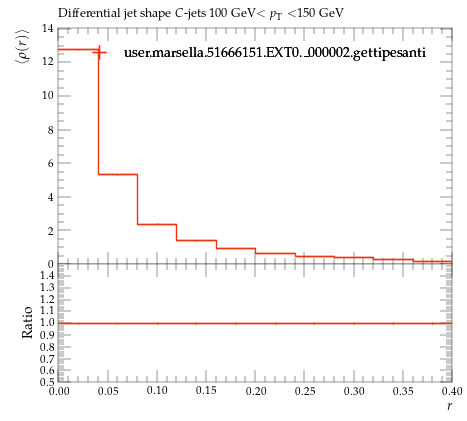

The script that saved this image:
#! /usr/bin/env python

# This Python script was auto-generated using YODA v2.0.2.
# Analysis object: /MC_HFDECAYS/avg_C_jet_rho_100_150
# Timestamp: 24-07-2026 (16:40:05)

import matplotlib as mpl
import matplotlib.pyplot as plt
mpl.use('Agg') # comment out for interactive use
import os
import numpy as np

plotDir = os.path.split(os.path.realpath(__file__))[0]
if 'YODA_USER_PLOT_PATH' in globals():
    plot_outdir = globals()['YODA_USER_PLOT_PATH']
else:
    plot_outdir = plotDir

#plot style
plt.style.use(os.path.join(plotDir, '../default.mplstyle'))
# plot metadata
figW, figH = plt.rcParams['figure.figsize']
ax_xLabel = r'$r$'
ax_yLabel = r'$\langle\rho(r)\rangle$'
ax_title  = r'Differential jet shape $C$-jets 100 GeV$<p_\mathrm{T}<$150 GeV '
ax_xScale = 'linear'
ax_yScale = 'linear'
xLims = (0.0, 0.4)
yLims = (0.0, 14.055250000000001)

# TeX-friendly labels for the legend
labels = {
    'legend' : ([ r"user.marsella.51666151.EXT0.\_000002.gettipesanti" ], r""),
}

# Adjust canvas width and height
canvasW = 10.0
canvasH = 9.0
figW *= canvasW/10.
figH *= canvasH/9.

# Create figure and axis objects
fig, (ax, ratio0_ax) = plt.subplots(2, 1, sharex=True,
                  figsize=(figW,figH), gridspec_kw={'height_ratios': (6.0, 3.0)})

# Set figure margins
plt.subplots_adjust(
    left   = 1.0 * plt.rcParams['figure.subplot.left'],
    right  = 1.0 * plt.rcParams['figure.subplot.right'],
    top    = 1.0 * plt.rcParams['figure.subplot.top'],
    bottom = 1.0 * plt.rcParams['figure.subplot.bottom'])

ratio0_ax.yaxis.set_major_locator(mpl.ticker.MultipleLocator(0.1))
ratio0_ax.set_ylim(0.5, 1.4999)
ratio0_ax.set_ylabel('Ratio')

# the numerical data is stored in a separate file
dataf = dict()
prefix = os.path.split(__file__)[0]
if prefix:    prefix = prefix + '/'
exec(open(prefix+'avg_C_jet_rho_100_150__data.py').read(), dataf)


legend_handles = dict() # keep track of handles for the legend

# style options for curves
# starts at zorder>=5 to draw curve on top of legend
styles = {
  'user.marsella.51666151.EXT0._000002.gettipesanti.yoda.gz': {
    'color' : '#EE3311',
    'linestyle' : '-',
    'linewidth' : 1,
    'marker' : 'none',
    'markersize' : 2,
    'capsize' : 0.0,
    'zorder' : 5,
    'histstyle' : 1,
    'drawstyle' : 'steps-pre',
    'xerrorbars' : 1,
    'yerrorbars' : 1,
    'fillcolor' : None,
    'fillopacity' : 1.0,
    'ratio0_linestyle' : '-',
    'ratio0_linewidth' : 1,
    'ratio0_marker' : 'none',
    'ratio0_markersize' : 2,
    'ratio0_capsize' : 0.0,
    'ratio0_zorder' : 5,
    'ratio0_histstyle' : 1,
    'ratio0_drawstyle' : 'steps-pre',
    'ratio0_xerrorbars' : 1,
    'ratio0_yerrorbars' : 1,
  },
}

# curve from input yoda files in main panel
for label, yvals in dataf['yvals'].items():
    if all(np.isnan(v) for v in dataf['yvals'][label]):
        continue
    tmp = None
    if styles[label]['histstyle']: # draw as histogram
        xpos = dataf['xedges'][label] if styles[label]['drawstyle'] else dataf['xpoints'][label]
        ypos = np.insert(yvals, 0, yvals[0]) if styles[label]['drawstyle'] else yvals
        if styles[label]['fillcolor']: # fill area below curve
            ax.fill_between(xpos, ypos, step='pre',
                            color=styles[label]['fillcolor'],
                            alpha=styles[label]['fillopacity'])
        tmp, = ax.plot(xpos, ypos,
                       color=styles[label]['color'],
                       linestyle=styles[label]['linestyle'],
                       linewidth=styles[label]['linewidth'],
                       drawstyle=styles[label]['drawstyle'], solid_joinstyle='miter',
                       zorder=styles[label]['zorder'], label=label)
    tmp = ax.errorbar(dataf['xpoints'][label], yvals,
                      xerr=np.array(dataf['xerrs'][label])*styles[label]['xerrorbars'],
                      yerr=np.array(dataf['yerrs'][label])*styles[label]['yerrorbars'],
                      fmt=styles[label]['marker'], capsize=styles[label]['capsize'],
                      markersize=styles[label]['markersize'],
                      ecolor=styles[label]['color'],
                      color=styles[label]['color'], zorder=styles[label]['zorder'])
    tmp[-1][0].set_linestyle(styles[label]['linestyle'])
    tmp[-1][0].set_linewidth(styles[label]['linewidth'])
    if label in dataf['add_legend_handle']:  legend_handles[label] = tmp
    for varLabel in dataf['variation_yvals'].keys():
        if varLabel.startswith(label):
            tmp, = ax.plot(dataf['xedges'][label], dataf['variation_yvals'][varLabel],
                           color=styles[label]['color'],
                           linestyle=styles[label]['linestyle'],
                           linewidth=styles[label]['linewidth'],
                           drawstyle='steps-pre', solid_joinstyle='miter',
                           zorder=styles[label]['zorder'], alpha=0.5)


# plots on ratio panel
# curve from input yoda files in ratio panel
for label, yvals in dataf['ratio0_yvals'].items():
    if all(np.isnan(v) for v in yvals):
        continue
    if styles[label]['ratio0_histstyle']: # plot as histogram
        xpos = dataf['xedges']['user.marsella.51666151.EXT0._000002.gettipesanti.yoda.gz'] if styles[label]['ratio0_drawstyle'] else dataf['xpoints']['user.marsella.51666151.EXT0._000002.gettipesanti.yoda.gz']
        ypos = np.insert(yvals, 0, yvals[0]) if styles[label]['ratio0_drawstyle'] else yvals
        ratio0_ax.plot(xpos, ypos,
                       color=styles[label]['color'],
                       linewidth=styles[label]['linewidth'],
                       linestyle=styles[label]['ratio0_linestyle'],
                       drawstyle=styles[label]['ratio0_drawstyle'], zorder=styles[label]['zorder'],
                       solid_joinstyle='miter')
    tmp = ratio0_ax.errorbar(dataf['xpoints']['user.marsella.51666151.EXT0._000002.gettipesanti.yoda.gz'], yvals,
                             xerr=np.array(dataf['ref_xerrs'])*styles[label]['ratio0_xerrorbars'],
                             yerr=np.array(dataf['ratio0_yerrs'][label])*styles[label]['ratio0_yerrorbars'],
                             fmt=styles[label]['ratio0_marker'], capsize=styles[label]['ratio0_capsize'],
                             markersize=styles[label]['ratio0_markersize'],
                             ecolor=styles[label]['color'],
                             color=styles[label]['color'])
    tmp[-1][0].set_linestyle(styles[label]['ratio0_linestyle'])
    tmp[-1][0].set_linewidth(styles[label]['ratio0_linewidth'])

    for varlabel in dataf['ratio0_variation_vals'].keys():
        if varlabel.startswith(label):
            ratio0_ax.plot(dataf['xedges']['user.marsella.51666151.EXT0._000002.gettipesanti.yoda.gz'],
                            dataf['ratio0_variation_vals'][varlabel],
                            color=styles[label]['color'],
                            linestyle=styles[label]['linestyle'],
                            linewidth=styles[label]['linewidth'],
                            drawstyle='steps-pre', solid_joinstyle='miter',
                            zorder=1, alpha=0.5)

legend_items = list(legend_handles.values())
ax.add_artist(ax.legend(legend_items,
                        labels['legend'][0],
                        title=labels['legend'][1],
                        alignment='left',
                        loc='upper center',
                        bbox_to_anchor=(0.5, 0.97)))

# set plot metadata as defined above
ratio0_ax.set_xlabel(ax_xLabel)
ratio0_ax.xaxis.set_label_coords(1., -0.15)
ax.set_ylabel(ax_yLabel, ha='right', va='top')
ax.yaxis.set_label_coords(-0.11, 1.0)
ax.set_title(ax_title, loc='left')
ax.set_xscale(ax_xScale)
ax.set_yscale(ax_yScale)
ax.set_xlim(xLims)
ax.set_ylim(yLims)

# tick formatting
plt.rcParams['xtick.top'] = True
plt.rcParams['ytick.right'] = True
fig.align_ylabels((ax, ratio0_ax))
plt.savefig(os.path.join(plot_outdir, 'avg_C_jet_rho_100_150.pdf'), format='PDF')
plt.savefig(os.path.join(plot_outdir, 'avg_C_jet_rho_100_150.png'), format='PNG')

plt.close(fig)
